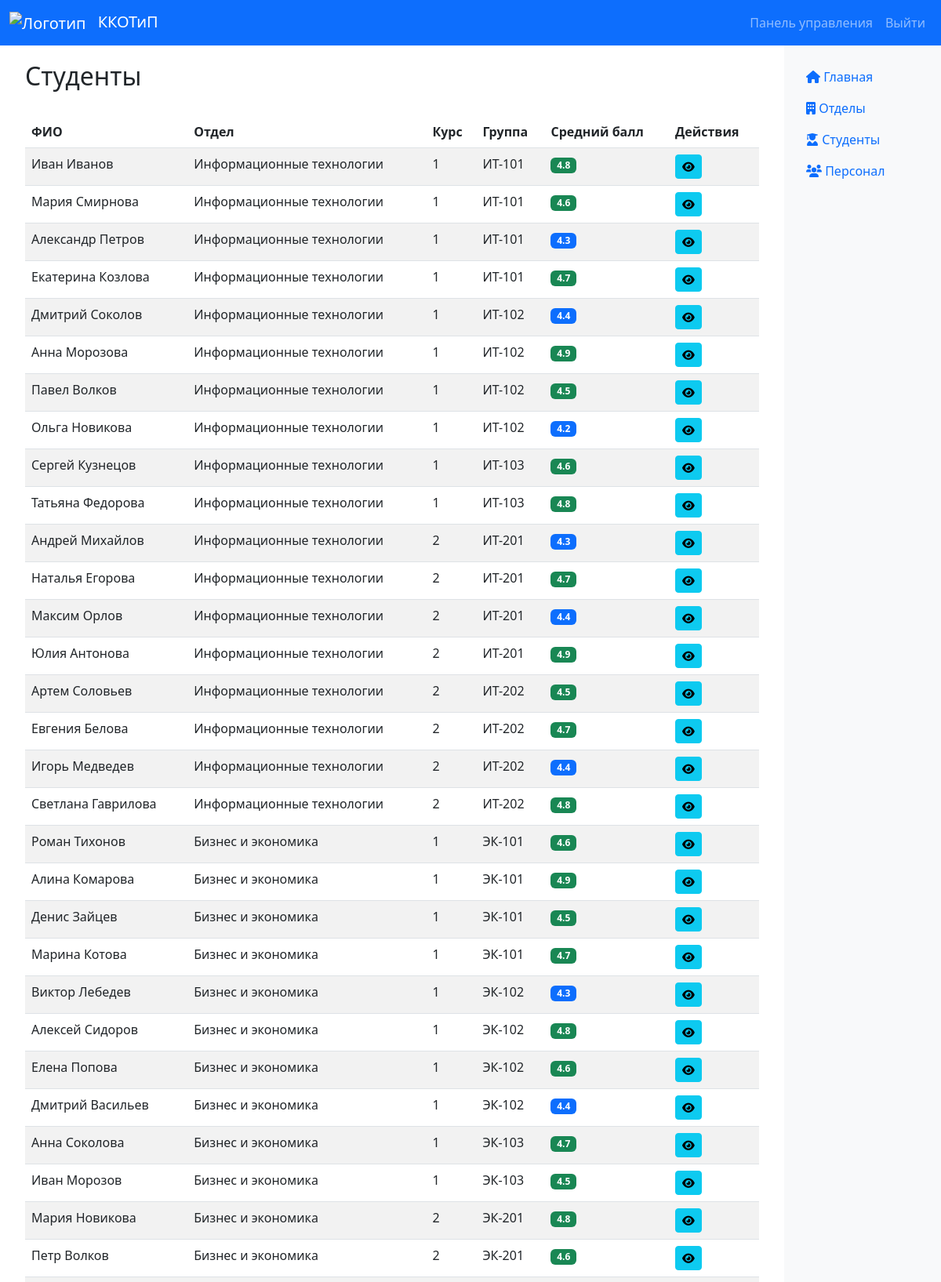
/students/ (signed in, upper part), run on the app's committed database.
### main/models.py (models this page shows, shortened)
class Student(models.Model):
    user = models.OneToOneField(CustomUser, on_delete=models.CASCADE)
    department = models.ForeignKey(Department, on_delete=models.CASCADE, null=True, blank=True)
    course = models.IntegerField()
    group = models.CharField(max_length=50)
    data = models.JSONField(default=dict)

class CustomUser(AbstractUser):
    ROLE_CHOICES = (
        ('admin', 'Администратор'),
        ('staff', 'Персонал'),
        ('student', 'Студент'),
    )
    role = models.CharField(max_length=10, choices=ROLE_CHOICES, default='student')
    department = models.CharField(max_length=100, blank=True)
    group = models.CharField(max_length=50, blank=True)

class Department(models.Model):
    name = models.CharField(max_length=100)
    data = models.JSONField(default=dict)

### main/views.py (the view, shortened to what this page needs)
# urls.py: path('students/', views.StudentListView.as_view(), name='student_list'),
class StudentListView(LoginRequiredMixin, UserPassesTestMixin, ListView):
    model = Student
    template_name = 'main/student_list.html'
    context_object_name = 'students'
    ordering = ['user__last_name', 'user__first_name']
    def test_func(self):
        return self.request.user.role in ['admin', 'staff']
    def get_queryset(self):
        return Student.objects.all()
    def get_context_data(self, **kwargs):
        context = super().get_context_data(**kwargs)
        for student in context['students']:
            student.average_score = student.data.get('average_score', 0)
        return context

### templates/main/student_list.html (shortened to what this page needs)
{% extends 'main/base.html' %}
{% load static %}
{% block content %}
<div class="container">
    <div class="d-flex justify-content-between align-items-center mb-4">
        <h2>Студенты</h2>
    </div>
    <div class="table-responsive">
        <table class="table table-striped">
            <thead>
                <tr>
                    <th>ФИО</th>
                    <th>Отдел</th>
                    <th>Курс</th>
                    <th>Группа</th>
                    <th>Средний балл</th>
                    <th>Действия</th>
                </tr>
            </thead>
            <tbody>
                {% for student in students %}
                <tr>
                    <td>{{ student.user.get_full_name }}</td>
                    <td>{{ student.department.name }}</td>
                    <td>{{ student.course }}</td>
                    <td>{{ student.group }}</td>
                    <td>
                        <span class="badge {% if student.average_score >= 4.5 %}bg-success{% elif student.average_score >= 4 %}bg-primary{% else %}bg-warning{% endif %}">
                            {{ student.average_score|floatformat:1 }}
                        </span>
                    </td>
                    <td>
                        <a href="#" class="btn btn-sm btn-info" title="Просмотр">
                            <i class="fas fa-eye"></i>
                        </a>
                    </td>
                </tr>
                {% empty %}
                <tr>
                    <td colspan="6" class="text-center">
                        Студенты пока не добавлены в систему.
                    </td>
                </tr>
                {% endfor %}
            </tbody>
        </table>
    </div>
</div>
{% endblock %}

### data on the page
Student: user.get_full_name "Иван Иванов", department.name "Информационные технологии", course "1", group "ИТ-101", average_score "4.8"
Student: user.get_full_name "Мария Смирнова", department.name "Информационные технологии", course "1", group "ИТ-101", average_score "4.6"
Student: user.get_full_name "Александр Петров", department.name "Информационные технологии", course "1", group "ИТ-101", average_score "4.3"
Student: user.get_full_name "Екатерина Козлова", department.name "Информационные технологии", course "1", group "ИТ-101", average_score "4.7"
Student: user.get_full_name "Дмитрий Соколов", department.name "Информационные технологии", course "1", group "ИТ-102", average_score "4.4"
Student: user.get_full_name "Анна Морозова", department.name "Информационные технологии", course "1", group "ИТ-102", average_score "4.9"
Student: user.get_full_name "Павел Волков", department.name "Информационные технологии", course "1", group "ИТ-102", average_score "4.5"
Student: user.get_full_name "Ольга Новикова", department.name "Информационные технологии", course "1", group "ИТ-102", average_score "4.2"
Student: user.get_full_name "Сергей Кузнецов", department.name "Информационные технологии", course "1", group "ИТ-103", average_score "4.6"
Student: user.get_full_name "Татьяна Федорова", department.name "Информационные технологии", course "1", group "ИТ-103", average_score "4.8"
Student: user.get_full_name "Андрей Михайлов", department.name "Информационные технологии", course "2", group "ИТ-201", average_score "4.3"
Student: user.get_full_name "Наталья Егорова", department.name "Информационные технологии", course "2", group "ИТ-201", average_score "4.7"
Student: user.get_full_name "Максим Орлов", department.name "Информационные технологии", course "2", group "ИТ-201", average_score "4.4"
Student: user.get_full_name "Юлия Антонова", department.name "Информационные технологии", course "2", group "ИТ-201", average_score "4.9"
Student: user.get_full_name "Артем Соловьев", department.name "Информационные технологии", course "2", group "ИТ-202", average_score "4.5"
Student: user.get_full_name "Евгения Белова", department.name "Информационные технологии", course "2", group "ИТ-202", average_score "4.7"
Student: user.get_full_name "Игорь Медведев", department.name "Информационные технологии", course "2", group "ИТ-202", average_score "4.4"
Student: user.get_full_name "Светлана Гаврилова", department.name "Информационные технологии", course "2", group "ИТ-202", average_score "4.8"
Student: user.get_full_name "Роман Тихонов", department.name "Бизнес и экономика", course "1", group "ЭК-101", average_score "4.6"
Student: user.get_full_name "Алина Комарова", department.name "Бизнес и экономика", course "1", group "ЭК-101", average_score "4.9"
Student: user.get_full_name "Денис Зайцев", department.name "Бизнес и экономика", course "1", group "ЭК-101", average_score "4.5"
Student: user.get_full_name "Марина Котова", department.name "Бизнес и экономика", course "1", group "ЭК-101", average_score "4.7"
Student: user.get_full_name "Виктор Лебедев", department.name "Бизнес и экономика", course "1", group "ЭК-102", average_score "4.3"
Student: user.get_full_name "Алексей Сидоров", department.name "Бизнес и экономика", course "1", group "ЭК-102", average_score "4.8"
Student: user.get_full_name "Елена Попова", department.name "Бизнес и экономика", course "1", group "ЭК-102", average_score "4.6"
Student: user.get_full_name "Дмитрий Васильев", department.name "Бизнес и экономика", course "1", group "ЭК-102", average_score "4.4"
Student: user.get_full_name "Анна Соколова", department.name "Бизнес и экономика", course "1", group "ЭК-103", average_score "4.7"
Student: user.get_full_name "Иван Морозов", department.name "Бизнес и экономика", course "1", group "ЭК-103", average_score "4.5"
Student: user.get_full_name "Мария Новикова", department.name "Бизнес и экономика", course "2", group "ЭК-201", average_score "4.8"
Student: user.get_full_name "Петр Волков", department.name "Бизнес и экономика", course "2", group "ЭК-201", average_score "4.6"
